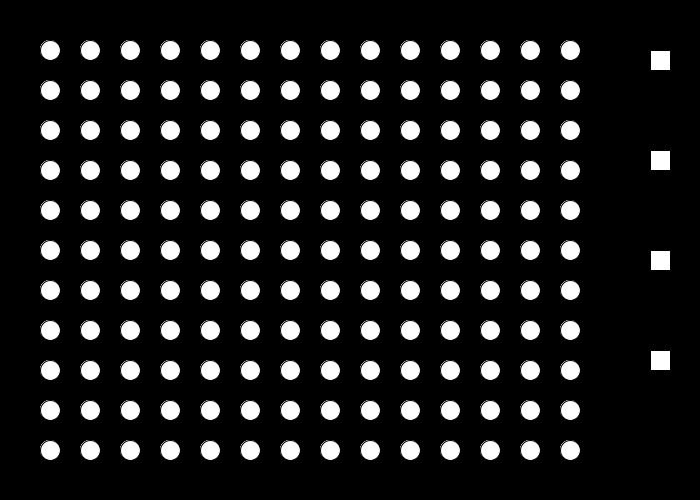
Frame 1 (no input)
Frame 60 (the mouse pressed at the canvas centre just before this capture): identical to frame 1, image omitted
Frame 120 (the mouse held since frame 60 and released just before this capture): identical to frame 1, image omitted

The Processing sketch that drew this single still picture (run headless with seeded random() and noise(); from frame 60 on, the mouse is pressed at the canvas centre):

// Processing sketch: processing_39988
// ── processing_39988.pde

boolean button =false;
boolean button1 =false;
boolean button2 =false;
boolean button3 =false;


void setup(){
  size(700,500);
}

void draw(){
  background(0);
  fill(255);
  for(int x=50; x<600; x=x+40){
  for(int y=50; y<480; y=y+40){
  
  ellipse(x,y,20,20);
  
  }
  }
// If click the first rect, color is change.
  if (button){
   fill(random(255),random(255),random(255));
  }
  else{
   fill(255);
  }
   rect(650,50,20,20);
   for(int x=50; x<600; x=x+40){
   for(int y=50; y<480; y=y+40){
   ellipse(x,y,20,20);
  
  }
  }

if (button1){
   fill(255,10,10);
  }
  else{
   fill(255);
  }
   rect(650,150,20,20);
   for(int x=50; x<600; x=x+40){
   for(int y=50; y<480; y=y+40){
   ellipse(x,y,20,20);
  
  }
  }
  if (button2){
   fill(255,255,0);
  }
  else{
   fill(255);
  }
   rect(650,250,20,20);
   for(int x=50; x<600; x=x+40){
   for(int y=50; y<480; y=y+40){
   ellipse(x,y,20,20);
  
  }
  }
  if (button3){
   fill(random(255),random(255),random(255));
  }
  else{
   fill(255);
  }
   rect(650,350,20,20);
   for(int x=50; x<600; x=x+40){
   for(int y=50; y<480; y=y+40){
   ellipse(x,y,20,20);
  
  }
  }

}
  
  

void mousePressed(){
  if(mouseX > 650 && mouseX<670 && mouseY>50 && mouseY<70){
    button=!button;
  }
  if(mouseX > 650 && mouseX<670 && mouseY>150 && mouseY<170){
    button1=!button1;
  }
   if(mouseX > 650 && mouseX<670 && mouseY>250 && mouseY<270){
    button2=!button2;
  }
  if(mouseX > 650 && mouseX<670 && mouseY>350 && mouseY<370){
    button3=!button3;
  }
   
}
  

 
 
